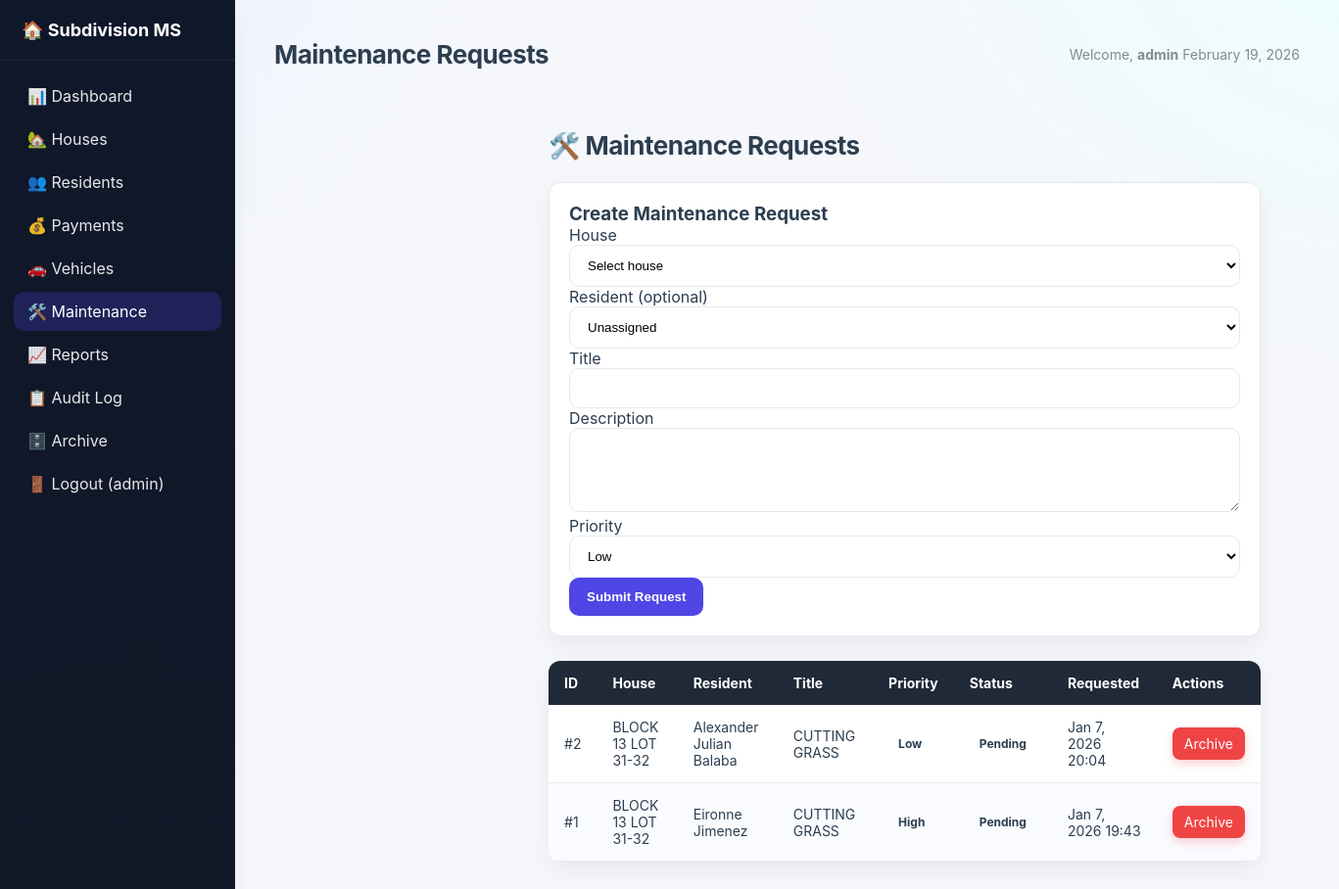
The app's page /maintenance.php (signed in) with its own data.
### tables this page shows
CREATE TABLE `maintenance_requests` (
  `id` int(11) NOT NULL,
  `house_id` int(11) NOT NULL,
  `resident_id` int(11) DEFAULT NULL,
  `title` varchar(255) NOT NULL,
  `description` text NOT NULL,
  `priority` enum('Low','Medium','High') DEFAULT 'Low',
  `status` enum('Pending','In Progress','Completed','Cancelled') DEFAULT 'Pending',
  `is_deleted` tinyint(1) DEFAULT 0,
  `deleted_at` datetime DEFAULT NULL,
  `created_at` datetime DEFAULT current_timestamp(),
  `updated_at` datetime DEFAULT current_timestamp() ON UPDATE current_timestamp()
);

CREATE TABLE `houses` (
  `id` int(11) NOT NULL,
  `house_number` varchar(100) NOT NULL,
  `owner_name` varchar(150) NOT NULL,
  `contact_number` varchar(20) DEFAULT NULL,
  `status` enum('Occupied','Vacant') NOT NULL DEFAULT 'Occupied',
  `is_deleted` tinyint(1) NOT NULL DEFAULT 0,
  `created_at` datetime DEFAULT current_timestamp(),
  `updated_at` datetime DEFAULT NULL,
  `deleted_at` datetime DEFAULT NULL
);

CREATE TABLE `residents` (
  `id` int(11) NOT NULL,
  `name` varchar(150) NOT NULL,
  `contact_number` varchar(20) DEFAULT NULL,
  `phone` varchar(20) DEFAULT NULL,
  `house_id` int(11) NOT NULL,
  `relationship` enum('Owner','Family','Tenant') NOT NULL,
  `date_of_birth` date DEFAULT NULL,
  `is_primary` tinyint(1) NOT NULL DEFAULT 0,
  `is_deleted` tinyint(1) NOT NULL DEFAULT 0,
  `created_at` datetime DEFAULT current_timestamp(),
  `updated_at` datetime DEFAULT NULL,
  `deleted_at` datetime DEFAULT NULL
);

### maintenance.php (the view, shortened to what this page needs)
<?php
$database = new Database();
$db = $database->getConnection();
$query = "SELECT m.*,
          h.house_number,
          r.name AS resident_name
          FROM maintenance_requests m
          LEFT JOIN houses h ON m.house_id = h.id
          LEFT JOIN residents r ON m.resident_id = r.id
          WHERE m.is_deleted = 0
          ORDER BY m.created_at DESC";
$stmt = $db->prepare($query);
$stmt->execute();
$requests = $stmt->fetchAll(PDO::FETCH_ASSOC);
?>
<!DOCTYPE html>
<html>
<head>
    <link rel="stylesheet" href="assets/css/style.css">
</head>
<body>
<div class="container">
    <?php include("includes/header.php"); ?>
    <div class="main-content">
        <div class="page-header">
            <h1>🛠️ Maintenance Requests</h1>
        </div>
        <form method="POST" style="padding:20px; margin-bottom:25px;">
            <h3>Create Maintenance Request</h3>
            <label>House</label>
            <select name="house_id" required>
                <option value="">Select house</option>
            </select>
            <label>Resident (optional)</label>
            <select name="resident_id">
                <option value="">Unassigned</option>
            </select>
            <label>Title</label>
            <input type="text" name="title" required>
            <label>Description</label>
            <textarea name="description" rows="4" required></textarea>
            <label>Priority</label>
            <select name="priority">
                <option>Low</option>
            </select>
            <button type="submit" name="submit_request">Submit Request</button>
        </form>
        <table>
            <thead>
                <tr>
                    <th>ID</th>
                    <th>House</th>
                    <th>Resident</th>
                    <th>Title</th>
                    <th>Priority</th>
                    <th>Status</th>
                    <th>Requested</th>
                    <th>Actions</th>
                </tr>
            </thead>
            <tbody>
                <?php foreach ($requests as $row): ?>
                <tr>
                    <td>#<?php echo $row['id']; ?></td>
                    <td><?php echo htmlspecialchars($row['house_number']); ?></td>
                    <td><?php echo htmlspecialchars($row['resident_name'] ?? '—'); ?></td>
                    <td><?php echo htmlspecialchars($row['title']); ?></td>
                    <td><span class="status-badge"><?php echo $row['priority']; ?></span></td>
                    <td><span class="status-badge"><?php echo $row['status']; ?></span></td>
                    <td><?php echo date("M j, Y H:i", strtotime($row['created_at'])); ?></td>
                    <td>
                        <a class="delete-btn"
                           href="?delete=<?php echo $row['id']; ?>"
                           onclick="return confirm('Archive this maintenance request? It can be restored in Archive Manager.')">
                           Archive
                        </a>
                    </td>
                </tr>
                <?php endforeach; ?>
            </tbody>
        </table>
    </div>
</div>
<?php include("includes/footer.php"); ?>
</body>
</html>

### assets/css/style.css (style rules this page uses)
* { margin: 0; padding: 0; box-sizing: border-box; }
:root { --bg: #f5f7fb; --panel: #ffffff; --text: #2c3e50; --muted: #7f8c8d; --brand: #4f46e5; --brand-600: #4f46e5; --brand-700: #4338ca; --accent: #10b981; --danger: #ef4444; --warning: #f59e0b; --border: #e6e8ee; --shadow: 0 10px 25px rgba(0,0,0,0.06); --radius: 12px; }
body { font-family: "Inter", "Poppins", system-ui, -apple-system, Segoe UI, Roboto, Arial, sans-serif; color: var(--text); background: radial-gradient(1200px 800px at -10% -10%, #eef2ff 0%, transparent 60%), radial-gradient(1200px 800px at 110% -10%, #ecfeff 0%, transparent 60%), var(--bg); -webkit-font-smoothing: antialiased; -moz-osx-font-smoothing: grayscale; }
a { color: var(--brand-600); text-decoration: none; }
.container { display: flex; min-height: 100vh; }
.main-content { flex-grow: 1; padding: 40px; margin-left: 240px; }
.page-header { display: flex; align-items: center; justify-content: space-between; margin-bottom: 22px; }
.page-header h1 { font-size: 26px; letter-spacing: -0.02em; }
table { width: 100%; border-collapse: collapse; background: var(--panel); border-radius: var(--radius); overflow: hidden; box-shadow: var(--shadow); }
thead th { background: #1f2937; color: #fff; text-align: left; font-weight: 700; padding: 14px 16px; font-size: 14px; }
tbody td { padding: 14px 16px; border-bottom: 1px solid var(--border); font-size: 14px; }
tbody tr:nth-child(even) { background: #fafbff; }
.delete-btn { background: var(--danger); border: none; color: #fff !important; padding: 8px 12px; border-radius: 8px; cursor: pointer; box-shadow: 0 4px 10px rgba(239,68,68,0.25); transition: transform .05s ease, opacity .15s ease; }
form { background: var(--panel); border: 1px solid var(--border); border-radius: var(--radius); box-shadow: var(--shadow); }
input[type="text"], input[type="number"], input[type="date"], select, textarea { width: 100%; padding: 12px 14px; border: 1.5px solid var(--border); border-radius: 10px; background: #fff; outline: none; transition: border-color .2s ease, box-shadow .2s ease; }
button, .payment-form button, .vehicle-form button, .resident-form button { background: var(--brand-600); color: #fff; border: none; padding: 12px 18px; border-radius: 10px; font-weight: 600; cursor: pointer; transition: background .2s ease, transform .05s ease; }
.status-badge, .vehicle-type-badge, .relationship-badge { display: inline-block; padding: 6px 10px; border-radius: 999px; font-size: 12px; font-weight: 700; }

### records on screen
maintenance_requests: id "2", house.house_number "BLOCK 13 LOT 31-32", resident.name "Alexander Julian Balaba", title "CUTTING GRASS", priority "Low", status "Pending", created_at "Jan 7, 2026 20:04"
maintenance_requests: id "1", house.house_number "BLOCK 13 LOT 31-32", resident.name "Eironne Jimenez", title "CUTTING GRASS", priority "High", status "Pending", created_at "Jan 7, 2026 19:43"

### other values on screen
$username "admin"
$pageTitles[$currentFile] "Maintenance Requests"
